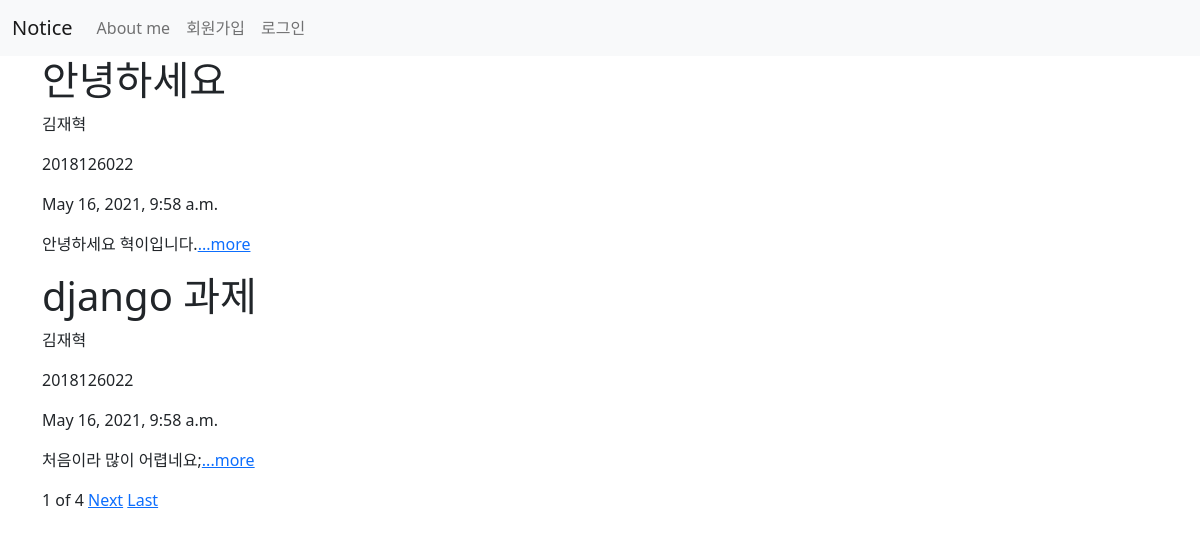
The page / on the database its author committed.
### notice/models.py (models this page shows, shortened)
class Notice(models.Model):
    title = models.CharField(max_length=100)
    writer = models.CharField(max_length=100)
    number = models.IntegerField()
    pub_date = models.DateTimeField('date published')
    body = models.TextField()
    def summary(self):
        return self.body[:100]

### notice/views.py (the view)
# urls.py: 2. Add a URL to urlpatterns:  path('', views.home, name='home')
def home(request):
    notices = Notice.objects
    notice_list = Notice.objects.all()
    paginator = Paginator(notice_list, 2)
    page = request.GET.get('page')
    posts = paginator.get_page(page)
    return render(request, 'home.html', {'notices':notices, 'posts':posts})

### notice/templates/home.html (shortened to what this page needs)
{% extends 'base.html'%}
{% block content %}
      {% for notice in posts %}
              <h1>{{notice.title}}</h1>
              <p>{{notice.writer}}</p>
              <p>{{notice.number}}</p>
              <p>{{notice.pub_date}}</p>
              <p>{{notice.summary}}<a href="{% url 'detail' notice.id %}">...more</a></p>
      {% endfor %}
    <span>{{posts.number}}</span>
    <span>of</span>
    <span>{{posts.paginator.num_pages}}</span>
    {% if posts.has_next %}
    <a href="?page={{posts.next_page_number}}">Next</a>
    <a href="?page={{posts.paginator.num_pages}}">Last</a>
  {% endif %}
  <div id="map" style="width:500px;height:400px;"></div>
  <br>
  <br>
{% endblock %}

### hyeokproject/templates/base.html (shortened to what this page needs)
<!DOCTYPE html>
<html lang="en">
<head>
    <link href="https://cdn.jsdelivr.net/npm/bootstrap@5.0.1/dist/css/bootstrap.min.css" rel="stylesheet">
</head>
<body>
    <nav class="navbar navbar-expand-lg navbar-light bg-light">
        <div class="container-fluid">
          <a class="navbar-brand" href="{% url 'home' %}">Notice</a>
          <div class="collapse navbar-collapse" id="navbarNavDropdown">
            <ul class="navbar-nav">
              {% if user.is_authenticated %}
              <li class="nav-item">
                <a class="nav-link active" aria-current="page" href="{% url 'new' %}">글쓰기</a>
              </li>
              <li class="nav-item">
                <a class="nav-link active" aria-current="page">{{user.username}}님 반갑습니다!</a>
              </li>
              <li class="nav-item">
                <a class="nav-link active" aria-current="page" href="{% url 'logout' %}">로그아웃</a>
              </li>
              <li class="nav-item">
                <a class="nav-link active" aria-current="page" href="{% url 'mypage' %}">마이페이지</a>
              {% else %}
              <li class="nav-item">
                <a class="nav-link" href="{% url 'aboutme' %}">About me</a>
              </li>
              <li class="nav-item">
                <a class="nav-link" href="{% url 'signup' %}">회원가입</a>
              </li>
              <li class="nav-item">
                <a class="nav-link " href="{% url 'login' %}" >로그인</a>
              </li>
              {% endif %}
            </ul>
          </div>
        </div>
      </nav>
        <div class="container">
        {% block content %}
        {% endblock %}
        </div>
</body>
</html>

### rows shown on the page
Notice: title "안녕하세요", writer "김재혁", number "2018126022", pub_date "May 16, 2021, 9:58 a.m.", summary "안녕하세요 혁이입니다."
Notice: title "django 과제", writer "김재혁", number "2018126022", pub_date "May 16, 2021, 9:58 a.m.", summary "처음이라 많이 어렵네요;"

### other values the page prints
{{ posts.number }} "1"
{{ posts.paginator.num_pages }} "4"
